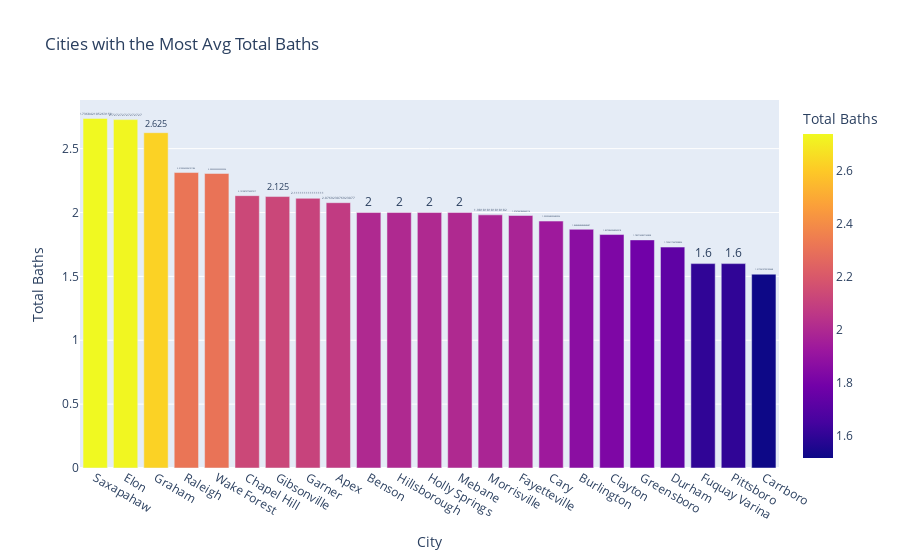

This figure's notebook cell:
### Code cell
top373 = condo_df.groupby('City')['Total Baths'].mean().nlargest(373).reset_index()

fig = px.bar(top373, x='City', y='Total Baths',color='Total Baths', template='plotly', 
             title='Cities with the Most Avg Total Baths')
fig.update_traces(texttemplate='%{y:.}', textposition='outside')
fig.show()

### Figure 1 — Plotly figure (JSON) as saved in the notebook; plotly's stock layout.template omitted (floating-point values rounded to 4 significant figures)
{"data": [{"alignmentgroup": "True", "hovertemplate": "City=%{x}<br>Total Baths=%{marker.color}<extra></extra>", "legendgroup": "", "marker": {"color": [2.737, 2.727, 2.625, 2.313, 2.306, 2.132, 2.125, 2.111, 2.077, 2, 2, 2, 2, 1.982, 1.977, 1.933, 1.869, 1.828, 1.786, 1.729, 1.6, 1.6, 1.517], "coloraxis": "coloraxis", "pattern": {"shape": ""}}, "name": "", "offsetgroup": "", "orientation": "v", "showlegend": false, "textposition": "outside", "texttemplate": "%{y:.}", "type": "bar", "x": ["Saxapahaw", "Elon", "Graham", "Raleigh", "Wake Forest", "Chapel Hill", "Gibsonville", "Garner", "Apex", "Benson", "Hillsborough", "Holly Springs", "Mebane", "Morrisville", "Fayetteville", "Cary", "Burlington", "Clayton", "Greensboro", "Durham", "Fuquay Varina", "Pittsboro", "Carrboro"], "xaxis": "x", "y": [2.737, 2.727, 2.625, 2.313, 2.306, 2.132, 2.125, 2.111, 2.077, 2, 2, 2, 2, 1.982, 1.977, 1.933, 1.869, 1.828, 1.786, 1.729, 1.6, 1.6, 1.517], "yaxis": "y"}], "layout": {"barmode": "relative", "coloraxis": {"colorbar": {"title": {"text": "Total Baths"}}, "colorscale": [[0, "#0d0887"], [0.1111, "#46039f"], [0.2222, "#7201a8"], [0.3333, "#9c179e"], [0.4444, "#bd3786"], [0.5556, "#d8576b"], [0.6667, "#ed7953"], [0.7778, "#fb9f3a"], [0.8889, "#fdca26"], [1, "#f0f921"]]}, "legend": {"tracegroupgap": 0}, "title": {"text": "Cities with the Most Avg Total Baths"}, "xaxis": {"anchor": "y", "domain": [0, 1], "title": {"text": "City"}}, "yaxis": {"anchor": "x", "domain": [0, 1], "title": {"text": "Total Baths"}}}}
